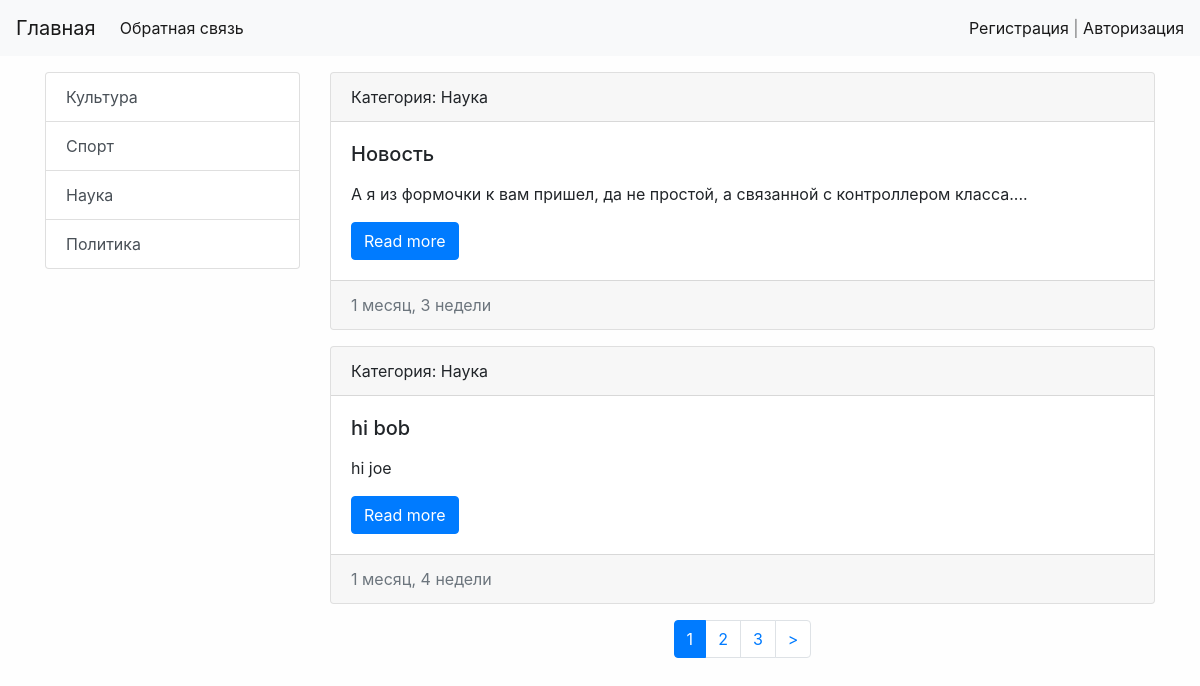
The app's page /, older data.
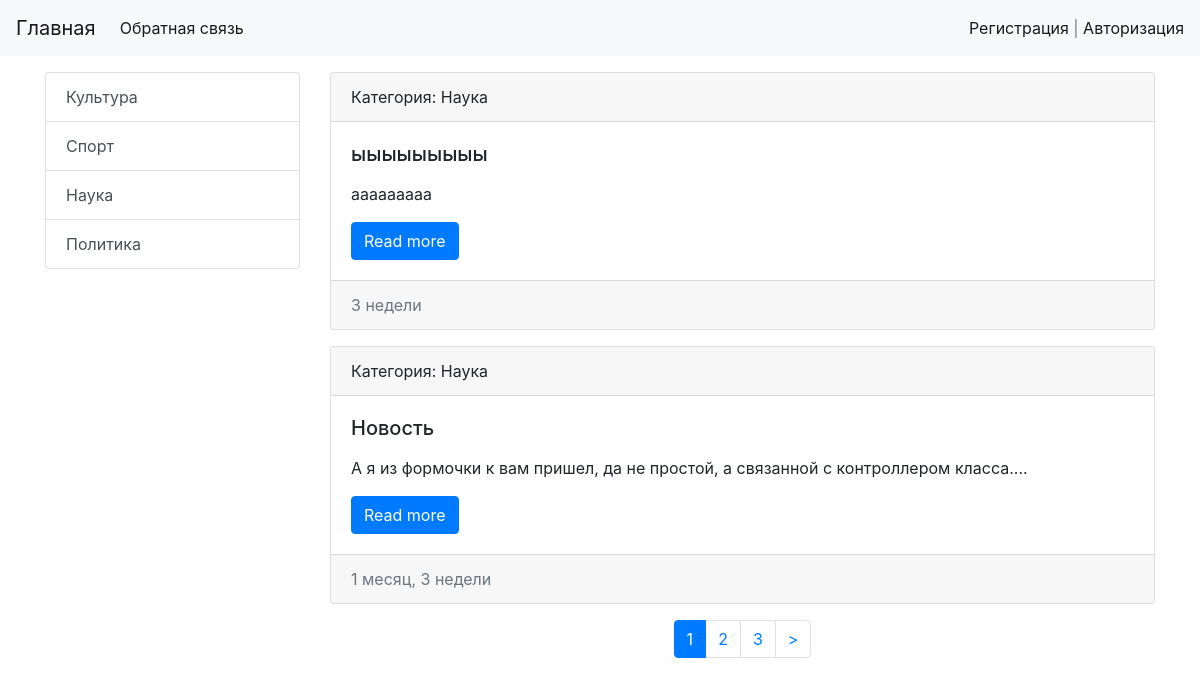
The same page, newer data.
### appName/models.py (models this page shows, shortened)
class Category(models.Model):
    title = models.CharField(max_length=50, db_index=True)  #дб индекс - ускоряет поиск по этому полю хз
    def get_absolute_url(self): # конфенция приписывает называть так этот метод, а нужен он для ссылок красивых
        return reverse('category_page', kwargs={'category_id': self.pk})
    def __str__(self):
        return self.title   #   а называется эта хуета строковое представление объекта

class News(models.Model):
    title = models.CharField(max_length=100, verbose_name='Заголовок епта:')
    content = models.TextField(verbose_name='Текст новости:')
    created_at = models.DateTimeField(auto_now_add=True)
    updated_at = models.DateTimeField(auto_now=True)
    photo = models.ImageField(upload_to='photos/%Y/%m/', blank=True)
    is_published = models.BooleanField(default=True, verbose_name='Опубликовать?')
    news_category = models.ForeignKey('Category', on_delete=models.PROTECT, verbose_name='Категория:') #внешний ключ
    views = models.IntegerField(default=0)
    def get_absolute_url(self):
        return reverse('news_page', kwargs={'pk': self.pk})
    class Meta:     #подкласс для того чтобы изменить написание в админке лоол
        verbose_name = 'Новость'
        verbose_name_plural = 'Новости'
        ordering = ['created_at', 'title']  #порядок сортировки, работает везде, нетолько в админке

### appName/views.py (the view)
# urls.py: path('', HomeNews.as_view(), name='home_page'),
class HomeNews(ListView):
    paginate_by = 2
    model = News
    template_name = 'appName/home_news_list.html'
    context_object_name = 'news'
    def get_context_data(self, *, object_list=None, **kwargs):
        context = super().get_context_data(**kwargs)
        context['title'] = 'Главная'
        return context
    def get_queryset(self):
        return News.objects.filter(is_published=True).order_by('-pk').select_related('news_category')

### appName/templatetags/news_tags.py (called while the page is built)
@register.inclusion_tag('appName/list_categories.html') #шаблон для рендеринга
def show_categories(arg1='Hi'):
    categories = Category.objects.all()
    return {'categories': categories, 'arg1': arg1} #arg1 можно потом вывести

### appName/templates/appName/home_news_list.html (shortened to what this page needs)
{% extends 'base.html' %}
{% block content %}
{% for item in news %}
{% include 'inc/_news_data.html'%}
{% endfor %}
{% if page_obj.has_other_pages%}
{% include 'inc/_pagination.html'%}
{% endif %}
{% endblock %}

### appName/templates/appName/list_categories.html
<div class="list-group">
    {% for item in categories %}
    <a href="{{ item.get_absolute_url }}" class="list-group-item list-group-item-action">{{ item.title }}</a>
    {% endfor %}
</div>

### templates/inc/_news_data.html (shortened to what this page needs)
<div class="card mb-3">
    <div class="card-header">
        Категория: {{ item.news_category }}
    </div>
    <div class="card-body">
        <div class="media">
            <div class="media-body">
                <h5 class="card-title">{{ item.title }}</h5>
                <p class="card-text">{{ item.content|linebreaks|truncatewords:'100'}}</p>
                <a href="{{ item.get_absolute_url }}" class="btn btn-primary">Read more</a>
            </div>
        </div>
    </div>
    <div class="card-footer text-muted">
        {{ item.created_at|timesince}}
    </div>
</div>

Row changes from the older to the newer data that the page shows:
no longer on this page (row unchanged): News: news_category "Наука", title "hi bob", content "hi joe", created_at "1 месяц, 4 недели"
added News: news_category "Наука", title "ыыыыыыыыы", content "ааааааааа", created_at "3 недели"
